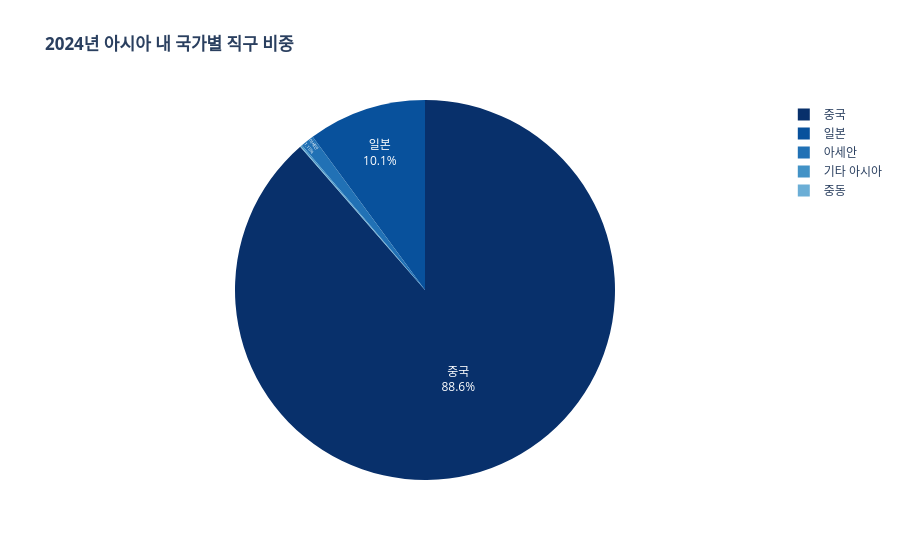

The code cell stored with this chart in its notebook:
### Code cell
# 아시아 내 국가별 비중 (2024년)
df_asia = df[
    (df['지역별(1)'] == '아시아') & 
    (df['지역별(2)'] != '소계') & 
    (df['상품군별(1)'] == '합계')
].copy()

df_asia_2024 = df_asia[['지역별(2)'] + quarter_cols_2024].copy()
df_asia_2024_group = df_asia_2024.groupby('지역별(2)').sum(numeric_only=True)
df_asia_2024_group['2024'] = df_asia_2024_group.sum(axis=1)

df_plot = df_asia_2024_group.reset_index()

fig = px.pie(
    df_plot,
    values='2024',
    names='지역별(2)',
    title='<b>2024년 아시아 내 국가별 직구 비중</b>',
    color_discrete_sequence=px.colors.sequential.Blues_r
)
fig.update_traces(textposition='inside', textinfo='percent+label')
fig.show()

### Figure 1 — Plotly figure (JSON) as saved in the notebook; plotly's stock layout.template omitted (floating-point values rounded to 4 significant figures)
{"data": [{"domain": {"x": [0.0, 1.0], "y": [0.0, 1.0]}, "hovertemplate": "지역별(2)=%{label}<br>2024=%{value}<extra></extra>", "labels": ["기타 아시아", "아세안", "일본", "중국", "중동"], "legendgroup": "", "name": "", "showlegend": true, "textinfo": "percent+label", "textposition": "inside", "type": "pie", "values": [6724.0, 62850.0, 551400.0, 4851000.0, 3549.0]}], "layout": {"legend": {"tracegroupgap": 0}, "piecolorway": ["rgb(8,48,107)", "rgb(8,81,156)", "rgb(33,113,181)", "rgb(66,146,198)", "rgb(107,174,214)", "rgb(158,202,225)", "rgb(198,219,239)", "rgb(222,235,247)", "rgb(247,251,255)"], "title": {"text": "<b>2024년 아시아 내 국가별 직구 비중</b>"}}}
